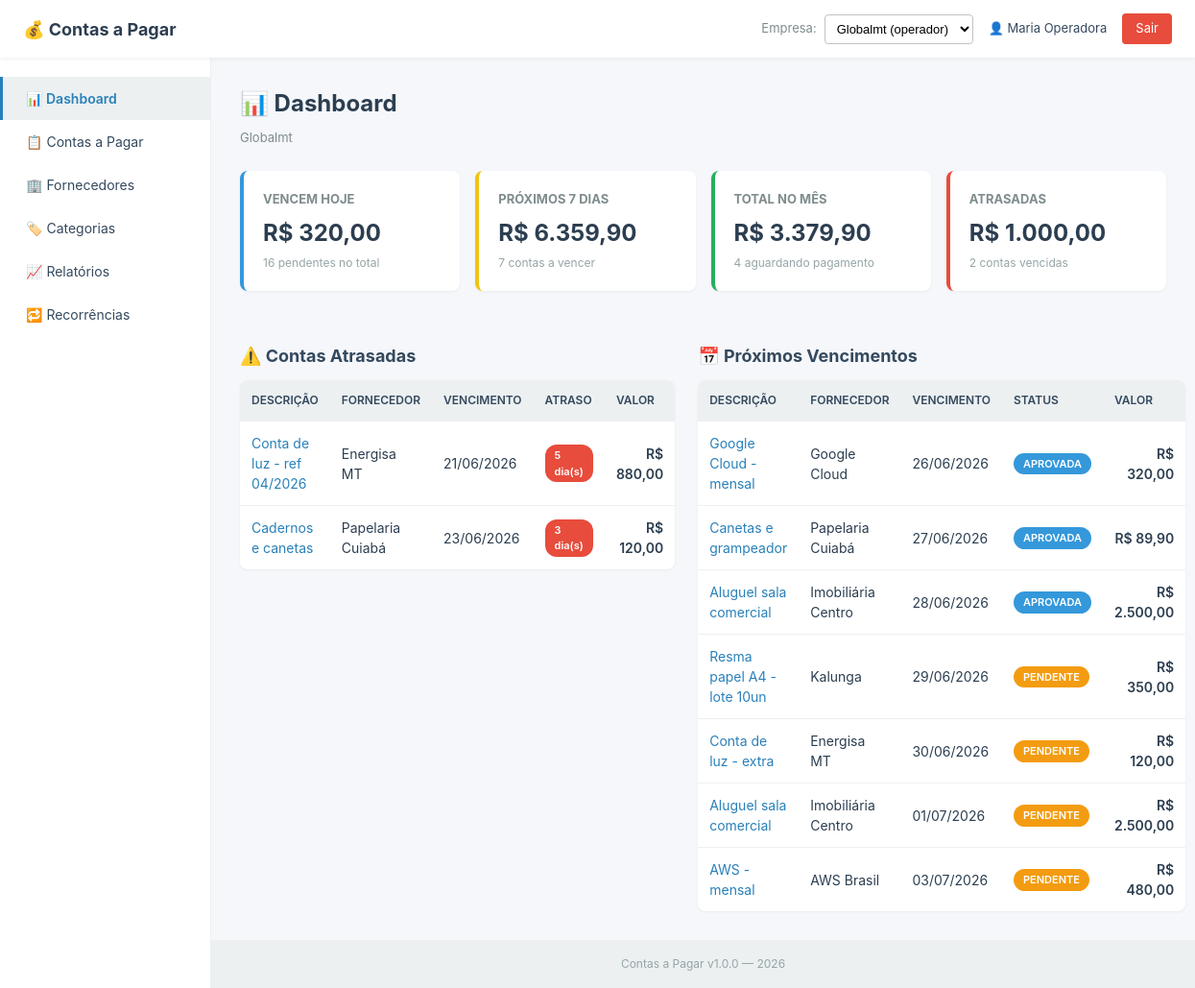
The page / (signed in) on the database its author committed.
### tables this page shows
CREATE TABLE contas_pagar (
    id INT(11) NOT NULL AUTO_INCREMENT,
    empresa_id INT(11) NOT NULL,
    fornecedor_id INT(11),
    categoria_id INT(11),
    descricao VARCHAR(255) NOT NULL,
    numero_documento VARCHAR(50),
    valor DECIMAL(15,2) NOT NULL,
    valor_pago DECIMAL(15,2),
    data_emissao DATE,
    data_vencimento DATE NOT NULL,
    data_pagamento DATE,
    status ENUM('PENDENTE','APROVADA','PAGA','ATRASADA','CANCELADA') DEFAULT 'PENDENTE',
    forma_pagamento ENUM('BOLETO','PIX','CARTAO_CREDITO','CARTAO_DEBITO','DINHEIRO','TRANSFERENCIA','DEBITO_AUTOMATICO','CHEQUE'),
    aprovada_por INT(11),
    aprovada_em DATETIME,
    paga_por INT(11),
    observacoes TEXT,
    eh_parcelada TINYINT(1) DEFAULT 0,
    eh_recorrente TINYINT(1) DEFAULT 0,
    recorrencia_id INT(11),
    parcela_numero INT(11),
    parcela_total INT(11),
    created_by INT(11),
    created_at TIMESTAMP DEFAULT CURRENT_TIMESTAMP,
    updated_at TIMESTAMP DEFAULT CURRENT_TIMESTAMP ON UPDATE CURRENT_TIMESTAMP,
    PRIMARY KEY (id),
    INDEX idx_empresa_status (empresa_id, status),
    INDEX idx_empresa_vencimento (empresa_id, data_vencimento),
    INDEX idx_fornecedor (fornecedor_id),
    INDEX idx_categoria (categoria_id),
    FOREIGN KEY (empresa_id) REFERENCES empresas(id) ON DELETE CASCADE,
    FOREIGN KEY (fornecedor_id) REFERENCES fornecedores(id) ON DELETE SET NULL,
    FOREIGN KEY (categoria_id) REFERENCES categorias(id) ON DELETE SET NULL,
    FOREIGN KEY (created_by) REFERENCES usuarios(id) ON DELETE SET NULL,
    FOREIGN KEY (aprovada_por) REFERENCES usuarios(id) ON DELETE SET NULL,
    FOREIGN KEY (paga_por) REFERENCES usuarios(id) ON DELETE SET NULL
);

CREATE TABLE fornecedores (
    id INT(11) NOT NULL AUTO_INCREMENT,
    empresa_id INT(11) NOT NULL,
    nome VARCHAR(200) NOT NULL,
    tipo_pessoa ENUM('F','J') DEFAULT 'J',
    cnpj_cpf VARCHAR(20),
    email VARCHAR(150),
    telefone VARCHAR(20),
    banco VARCHAR(50),
    agencia VARCHAR(20),
    conta VARCHAR(30),
    pix VARCHAR(150),
    observacoes TEXT,
    ativo TINYINT(1) DEFAULT 1,
    data_criacao TIMESTAMP DEFAULT CURRENT_TIMESTAMP,
    PRIMARY KEY (id),
    INDEX idx_empresa (empresa_id),
    INDEX idx_nome (nome),
    INDEX idx_cnpj_cpf (cnpj_cpf),
    FOREIGN KEY (empresa_id) REFERENCES empresas(id) ON DELETE CASCADE
);

### public/index.php (called while the page is built, shortened)
<?php
require_once __DIR__ . '/../src/lib/Auth.php';
require_once __DIR__ . '/../src/controllers/DashboardController.php';
require_once __DIR__ . '/../src/views/dashboard/index.php';

### src/lib/Auth.php (called while the page is built, shortened)
<?php
class Auth {
    public static function empresas(): array {
        return $_SESSION['empresas'] ?? [];
    }
}

### src/controllers/DashboardController.php (called while the page is built)
<?php
require_once __DIR__ . '/../lib/Auth.php';
class DashboardController {
    public static function dados(int $empresaId): array {
        $pdo = db();
        $hoje = date('Y-m-d');
        $semana = date('Y-m-d', strtotime('+7 days'));
        $mes = date('Y-m-01');
        $mesFim = date('Y-m-t');
        $sql = "
            SELECT
                SUM(CASE WHEN status IN ('PENDENTE','APROVADA') AND data_vencimento = :hoje1 THEN valor ELSE 0 END) AS total_hoje,
                SUM(CASE WHEN status IN ('PENDENTE','APROVADA') AND data_vencimento BETWEEN :hoje2 AND :semana THEN valor ELSE 0 END) AS total_semana,
                SUM(CASE WHEN status IN ('PENDENTE','APROVADA') AND data_vencimento BETWEEN :mes AND :mesFim THEN valor ELSE 0 END) AS total_mes,
                SUM(CASE WHEN status = 'ATRASADA' THEN valor ELSE 0 END) AS total_atrasadas,
                COUNT(CASE WHEN status = 'PENDENTE' THEN 1 END) AS qtd_pendentes,
                COUNT(CASE WHEN status = 'APROVADA' THEN 1 END) AS qtd_aprovadas,
                COUNT(CASE WHEN status = 'PAGA' THEN 1 END) AS qtd_pagas,
                COUNT(CASE WHEN status = 'ATRASADA' THEN 1 END) AS qtd_atrasadas
            FROM contas_pagar
            WHERE empresa_id = :empresaId
        ";
        $stmt = $pdo->prepare($sql);
        $stmt->execute([
            ':hoje1' => $hoje, ':hoje2' => $hoje,
            ':semana' => $semana, ':mes' => $mes, ':mesFim' => $mesFim,
            ':empresaId' => $empresaId,
        ]);
        $cards = $stmt->fetch();
        $stmt = $pdo->prepare("
            SELECT cp.id, cp.descricao, cp.valor, cp.data_vencimento, cp.status,
                   f.nome AS fornecedor
            FROM contas_pagar cp
            LEFT JOIN fornecedores f ON f.id = cp.fornecedor_id
            WHERE cp.empresa_id = ?
              AND cp.status IN ('PENDENTE','APROVADA')
              AND cp.data_vencimento BETWEEN ? AND ?
            ORDER BY cp.data_vencimento ASC
            LIMIT 10
        ");
        $stmt->execute([$empresaId, $hoje, $semana]);
        $proximas = $stmt->fetchAll();
        $stmt = $pdo->prepare("
            SELECT cp.id, cp.descricao, cp.valor, cp.data_vencimento,
                   DATEDIFF(CURDATE(), cp.data_vencimento) AS dias_atraso,
                   f.nome AS fornecedor
            FROM contas_pagar cp
            LEFT JOIN fornecedores f ON f.id = cp.fornecedor_id
            WHERE cp.empresa_id = ?
              AND cp.status = 'ATRASADA'
            ORDER BY cp.data_vencimento ASC
            LIMIT 10
        ");
        $stmt->execute([$empresaId]);
        $atrasadas = $stmt->fetchAll();
        return [
            'cards' => $cards,
            'proximas' => $proximas,
            'atrasadas' => $atrasadas,
        ];
    }
}

### src/views/dashboard/index.php (the view)
<?php
require_once __DIR__ . '/../layout/header.php';
$dados = DashboardController::dados(Auth::empresaAtualId());
$cards = $dados['cards'];
function brl($v) { return 'R$ ' . number_format((float)$v, 2, ',', '.'); }
function statusBadge($s) {
    $cores = [
        'PENDENTE' => '#f39c12',
        'APROVADA' => '#3498db',
        'PAGA'     => '#27ae60',
        'ATRASADA' => '#e74c3c',
        'CANCELADA'=> '#95a5a6',
    ];
    $cor = $cores[$s] ?? '#7f8c8d';
    return "<span class='badge' style='background:$cor'>$s</span>";
}
?>
<h1>📊 Dashboard</h1>
<p class="empresa-atual"><?= htmlspecialchars($empresaAtualNome) ?></p>
<div class="cards-grid">
    <div class="card card-azul">
        <h3>Vencem hoje</h3>
        <p class="card-valor"><?= brl($cards['total_hoje'] ?? 0) ?></p>
        <p class="card-info"><?= $cards['qtd_pendentes'] ?? 0 ?> pendentes no total</p>
    </div>
    <div class="card card-amarelo">
        <h3>Próximos 7 dias</h3>
        <p class="card-valor"><?= brl($cards['total_semana'] ?? 0) ?></p>
        <p class="card-info"><?= count($dados['proximas']) ?> contas a vencer</p>
    </div>
    <div class="card card-verde">
        <h3>Total no mês</h3>
        <p class="card-valor"><?= brl($cards['total_mes'] ?? 0) ?></p>
        <p class="card-info"><?= $cards['qtd_aprovadas'] ?? 0 ?> aguardando pagamento</p>
    </div>
    <div class="card card-vermelho">
        <h3>Atrasadas</h3>
        <p class="card-valor"><?= brl($cards['total_atrasadas'] ?? 0) ?></p>
        <p class="card-info"><?= $cards['qtd_atrasadas'] ?? 0 ?> contas vencidas</p>
    </div>
</div>
<div class="grid-2col">
    <section>
        <h2>⚠️ Contas Atrasadas</h2>
        <?php if (empty($dados['atrasadas'])): ?>
            <p class="vazio">Nenhuma conta atrasada. 🎉</p>
        <?php else: ?>
            <table class="tabela">
                <thead>
                    <tr><th>Descrição</th><th>Fornecedor</th><th>Vencimento</th><th>Atraso</th><th>Valor</th></tr>
                </thead>
                <tbody>
                <?php foreach ($dados['atrasadas'] as $c): ?>
                    <tr>
                        <td><a href="<?= BASE_URL ?>/conta_detalhe.php?id=<?= $c['id'] ?>"><?= htmlspecialchars($c['descricao']) ?></a></td>
                        <td><?= htmlspecialchars($c['fornecedor'] ?? '-') ?></td>
                        <td><?= date('d/m/Y', strtotime($c['data_vencimento'])) ?></td>
                        <td><span class="badge badge-vermelho"><?= $c['dias_atraso'] ?> dia(s)</span></td>
                        <td class="td-valor"><?= brl($c['valor']) ?></td>
                    </tr>
                <?php endforeach; ?>
                </tbody>
            </table>
        <?php endif; ?>
    </section>
    <section>
        <h2>📅 Próximos Vencimentos</h2>
        <?php if (empty($dados['proximas'])): ?>
            <p class="vazio">Nenhuma conta a vencer nos próximos 7 dias.</p>
        <?php else: ?>
            <table class="tabela">
                <thead>
                    <tr><th>Descrição</th><th>Fornecedor</th><th>Vencimento</th><th>Status</th><th>Valor</th></tr>
                </thead>
                <tbody>
                <?php foreach ($dados['proximas'] as $c): ?>
                    <tr>
                        <td><a href="<?= BASE_URL ?>/conta_detalhe.php?id=<?= $c['id'] ?>"><?= htmlspecialchars($c['descricao']) ?></a></td>
                        <td><?= htmlspecialchars($c['fornecedor'] ?? '-') ?></td>
                        <td><?= date('d/m/Y', strtotime($c['data_vencimento'])) ?></td>
                        <td><?= statusBadge($c['status']) ?></td>
                        <td class="td-valor"><?= brl($c['valor']) ?></td>
                    </tr>
                <?php endforeach; ?>
                </tbody>
            </table>
        <?php endif; ?>
    </section>
</div>
<?php require_once __DIR__ . '/../layout/footer.php'; ?>

### public/assets/css/style.css (style rules this page uses)
* { box-sizing: border-box; margin: 0; padding: 0; }
body { font-family: -apple-system, BlinkMacSystemFont, "Segoe UI", Tahoma, sans-serif; background: #f5f7fa; color: #2c3e50; line-height: 1.5; }
a { color: #2980b9; text-decoration: none; }
.content h1 { margin-bottom: 8px; font-size: 24px; color: #2c3e50; }
.content h2 { margin: 24px 0 12px; font-size: 18px; color: #34495e; }
.empresa-atual { color: #7f8c8d; font-size: 13px; margin-bottom: 24px; }
.cards-grid { display: grid; grid-template-columns: repeat(auto-fit, minmax(220px, 1fr)); gap: 16px; margin-bottom: 30px; }
.card { background: white; border-radius: 8px; padding: 20px; box-shadow: 0 1px 3px rgba(0,0,0,0.05); border-left: 4px solid #2980b9; }
.card h3 { font-size: 13px; color: #7f8c8d; text-transform: uppercase; margin-bottom: 8px; }
.card-valor { font-size: 24px; font-weight: 700; color: #2c3e50; }
.card-info { font-size: 12px; color: #95a5a6; margin-top: 4px; }
.card-azul { border-left-color: #3498db; }
.card-amarelo { border-left-color: #f1c40f; }
.card-verde { border-left-color: #27ae60; }
.card-vermelho { border-left-color: #e74c3c; }
.tabela { width: 100%; background: white; border-radius: 8px; overflow: hidden; box-shadow: 0 1px 3px rgba(0,0,0,0.05); border-collapse: collapse; }
.tabela thead { background: #ecf0f1; }
.tabela th { padding: 12px; text-align: left; font-size: 12px; font-weight: 600; color: #34495e; text-transform: uppercase; }
.tabela td { padding: 12px; border-top: 1px solid #ecf0f1; font-size: 14px; }
.td-valor { text-align: right; font-weight: 600; }
.badge { display: inline-block; padding: 3px 10px; border-radius: 12px; color: white; font-size: 11px; font-weight: 600; }
.badge-vermelho { background: #e74c3c; color: white; padding: 3px 10px; border-radius: 12px; font-size: 11px; font-weight: 600; }
.grid-2col { display: grid; grid-template-columns: 1fr 1fr; gap: 24px; }

### rows shown on the page
contas_pagar: descricao "Conta de luz - ref 04/2026", fornecedor.nome "Energisa MT", data_vencimento "21/06/2026", dias_atraso "5", valor "R$ 880,00"
contas_pagar: descricao "Cadernos e canetas", fornecedor.nome "Papelaria Cuiabá", data_vencimento "23/06/2026", dias_atraso "3", valor "R$ 120,00"
contas_pagar: descricao "Google Cloud - mensal", fornecedor.nome "Google Cloud", data_vencimento "26/06/2026", status "APROVADA", valor "R$ 320,00"
contas_pagar: descricao "Canetas e grampeador", fornecedor.nome "Papelaria Cuiabá", data_vencimento "27/06/2026", status "APROVADA", valor "R$ 89,90"
contas_pagar: descricao "Aluguel sala comercial", fornecedor.nome "Imobiliária Centro", data_vencimento "28/06/2026", status "APROVADA", valor "R$ 2.500,00"
contas_pagar: descricao "Resma papel A4 - lote 10un", fornecedor.nome "Kalunga", data_vencimento "29/06/2026", status "PENDENTE", valor "R$ 350,00"
contas_pagar: descricao "Conta de luz - extra", fornecedor.nome "Energisa MT", data_vencimento "30/06/2026", status "PENDENTE", valor "R$ 120,00"
contas_pagar: descricao "Aluguel sala comercial", fornecedor.nome "Imobiliária Centro", data_vencimento "01/07/2026", status "PENDENTE", valor "R$ 2.500,00"
contas_pagar: descricao "AWS - mensal", fornecedor.nome "AWS Brasil", data_vencimento "03/07/2026", status "PENDENTE", valor "R$ 480,00"

### other values the page prints
APP_NAME "Contas a Pagar"
$user['nome'] "Maria Operadora"
$empresaAtualNome "Globalmt"
brl($cards['total_hoje'] ?? 0) "R$ 320,00"
$cards['qtd_pendentes'] "16"
brl($cards['total_semana'] ?? 0) "R$ 6.359,90"
count($dados['proximas']) "7"
brl($cards['total_mes'] ?? 0) "R$ 3.379,90"
$cards['qtd_aprovadas'] "4"
brl($cards['total_atrasadas'] ?? 0) "R$ 1.000,00"
$cards['qtd_atrasadas'] "2"
APP_VERSION "1.0.0"
form field empresa_id "Globalmt (operador)"
